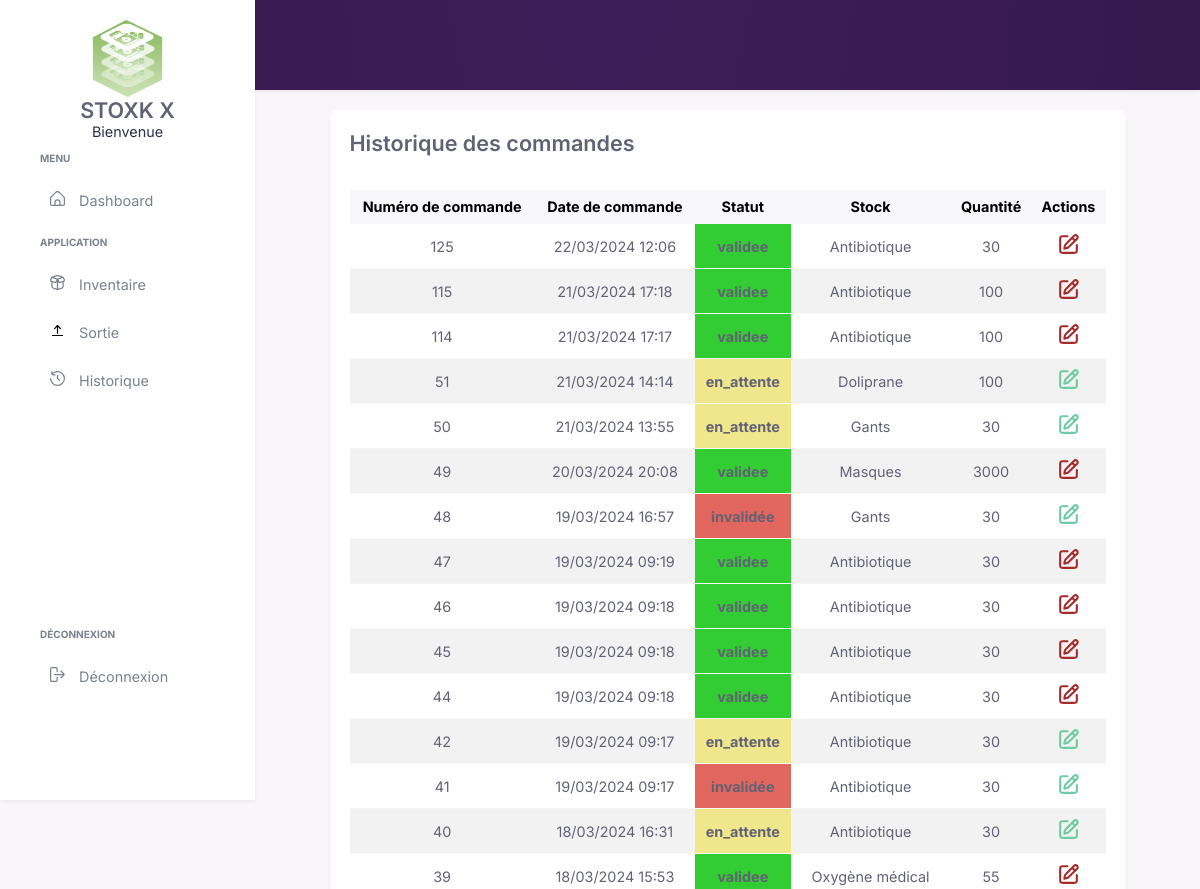
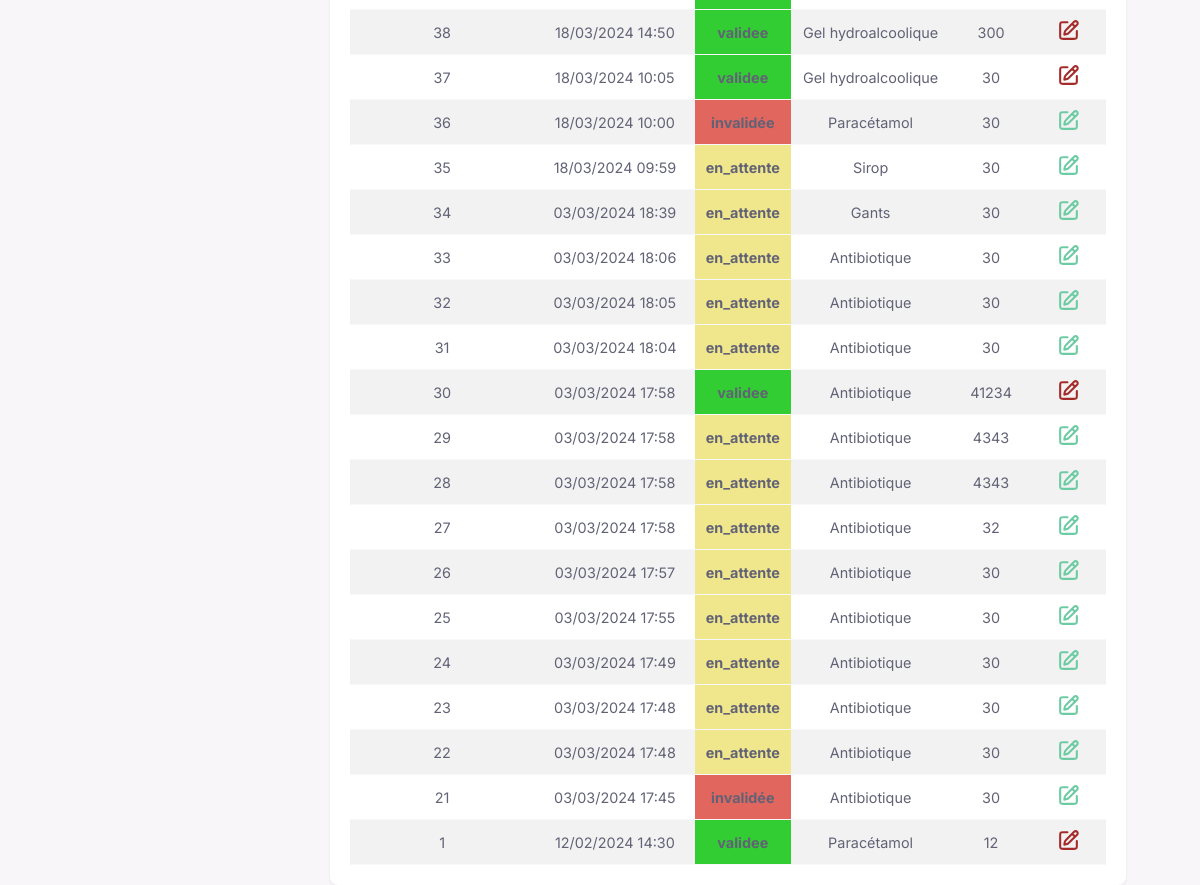
The page /Vues/v_listeCommande.php on the database its author committed (2 pictures, top to bottom).
### tables this page shows
CREATE TABLE `details_commande` (
  `id_commande` int(11) NOT NULL,
  `id_stock` int(11) NOT NULL,
  `quantite` int(11) DEFAULT NULL
);

CREATE TABLE `commandes` (
  `id_commande` int(11) NOT NULL,
  `id_utilisateur` int(11) DEFAULT NULL,
  `date_commande` datetime DEFAULT current_timestamp(),
  `statut` enum('en_attente','validee','invalidée') DEFAULT 'en_attente',
  `entree_sortie` enum('entree','sortie') DEFAULT NULL
);

CREATE TABLE `stocks` (
  `id_stock` int(11) NOT NULL,
  `nom` varchar(255) DEFAULT NULL,
  `description` varchar(255) DEFAULT NULL,
  `quantite_disponible` int(11) DEFAULT NULL,
  `type` enum('medicament','materiel') DEFAULT NULL
);

### API/database.php (called while the page is built, shortened)
<?php
class Database
{
    private  $host = 'localhost';
    private  $bdd = 'StockX';
    private  $user = 'root';
    private  $mdp = '';
    private  $handler;
    private  $statement;
    public function __construct()
    {
        $dsn = 'mysql:host=' . $this->host . ';dbname=' . $this->bdd;
        $options = array(
            PDO::ATTR_PERSISTENT => true,
            PDO::ATTR_ERRMODE => PDO::ERRMODE_EXCEPTION
        );
        try {
            $this->handler = new PDO($dsn, $this->user, $this->mdp, $options);
        } catch (PDOException $e) {
            $this->error = $e->getMessage();
        }
    }
    public function query($sql){
        return $this->statement = $this->handler->prepare($sql);
    }
    public function execute(){
        return $this->statement->execute();
    }
    public function resultSet(){
        $this->execute();
        return $this->statement->fetchAll(PDO::FETCH_OBJ);
    }
}
?>

### Controleur/commandes.php (called while the page is built, shortened)
<?php
$db = new Database();
class Commande{
    public function getHistoriqueCommandes() {
        global $db;
        $req = "SELECT c.id_commande, c.date_commande, c.statut, dc.id_stock, dc.quantite, s.nom AS nom_stock
                FROM commandes c
                INNER JOIN details_commande dc ON c.id_commande = dc.id_commande
                INNER JOIN stocks s ON dc.id_stock = s.id_stock
                WHERE entree_sortie = 'entree'
                ORDER BY c.date_commande DESC
                ";
        $db->query($req);
        return $db->resultSet();
    }
 }
?>

### Vues/v_listeCommande.php (the view, shortened to what this page needs)
<?php
include '../API/database.php';
include '../Controleur/commandes.php';
$db = new Database();
$commandAcces = new Commande();
$historiqueCommand = $commandAcces->getHistoriqueCommandes();
include 'modeles/v_entete.php';
include 'modeles/v_header.php';
?>
<main>
    <?php include "modeles/v_titrePage.php" ?>
    <div class="container">
        <div class="contenue effet-carte">
            <h2>Historique des commandes</h2><br><br>
            <table>
                <thead>
                    <tr>
                        <th>Numéro de commande</th>
                        <th>Date de commande</th>
                        <th>Statut</th>
                        <th>Stock</th>
                        <th>Quantité</th>
                        <th>Actions</th>
                    </tr>
                </thead>
                <tbody>
                    <?php foreach ($historiqueCommand as $command) : ?>
                        <tr>
                            <td><?php echo htmlspecialchars($command->id_commande); ?></td>
                            <td><?php echo htmlspecialchars(date('d/m/Y H:i', strtotime($command->date_commande))); ?></td>
                            <td class="<?php echo $command->statut == 'en_attente' ? 'en-attente' : ($command->statut == 'validee' ? 'validee' : ($command->statut == 'invalidée' ? 'invalidee' : '')); ?>">
                                <?php echo htmlspecialchars($command->statut); ?>
                            </td>
                            <td><?php echo htmlspecialchars($command->nom_stock); ?></td>
                            <td><?php echo htmlspecialchars($command->quantite); ?></td>
                            <td>
                                <?php if ($command->statut != 'validee') : ?>
                                    <a href="./v_listeCommandeUpdate.php?id_commande=<?php echo $command->id_commande?>&titre=Mise à jour commande&quantite=<?php echo $command->quantite?>&nom_stock=<?php echo $command->nom_stock?>">
                                        </a>
                                <?php else : ?>
                                    <span>
                                    </span>
                                <?php endif; ?>
                            </td>
                        </tr>
                    <?php endforeach; ?>
                </tbody>
            </table>
        </div>
    </div>
</main>
<?php
include 'modeles/v_pied.php';
?>

### CSS/generique.css (style rules this page uses)
:root { --font-family: "Inter", sans-serif; --body-bg: #f9f6fa; --Titre: #2d2d49bf; --text-Titre-secondaire:#959396; --text-primaire:#2d2d49; --header-dark-bg: radial-gradient(at 50% -20%, #3f1e59, #311748) fixed; --blue: #776acf; --btn-primary-hover-bg: #655ab0; --btn-primary-active-bg: #5f55a6; --dash1: #d0d4f5; --dash2: #f1f2fc; --dash3: #e5e8fa; --success: #6dcba3; --btn-hover-bg: #5dad8b; --btn-hover-border-color: #57a282; --btn-active-bg: #57a282; --red: #ff9999; --orange: #f1734f; --yellow: #f7cc53; --black: #000; --white: #fff; --bs-indigo: #564ab1; --bs-purple: #3966d7; --bs-secondary: #969ba5; --bs-teal: #050505; --bs-cyan: #5fd0f3; --bs-gray: #9295a4; --bs-gray-dark: #24243c; --bs-gray-100: #f8f9fa; --bs-gray-150: #f8f7fc; --bs-gray-200: #f4f5f6; --bs-gray-300: #eff0f2; --bs-gray-400: #e2e5e8; --bs-gray-500: #adb5bd; --bs-gray-600: #9295a4; --bs-gray-700: #2d2d49; --bs-gray-800: #24243c; --bs-gray-900: #1b1c31; --bs-primary: #776acf; --bs-secondary: #969ba5; --bs-info: #5fd0f3; --bs-warning: #f7cc53; --bs-danger: #e1665d; --bs-danger-hover: #d4554c; --bs-danger-border-color: #bb4c44; --bs-light: #f8f7fc; --bs-dark: #24243c; --bs-purple: #3966d7; --bs-success-text-emphasis: #2c5141; --bs-info-text-emphasis: #265361; --bs-warning-text-emphasis: #635221; --bs-danger-text-emphasis: #5a2925; --bs-light-text-emphasis: #2d2d49; --bs-dark-text-emphasis: #2d2d49; --bs-primary-bg-subtle: #e4e1f5; --bs-secondary-bg-subtle: #eaebed; --bs-success-bg-subtle: #e2f5ed; --bs-info-bg-subtle: #dff6fd; --bs-warning-bg-subtle: #fdf5dd; --bs-danger-bg-subtle: #f9e0df; --bs-light-bg-subtle: #fcfcfd; --bs-dark-bg-subtle: #e2e5e8; --bs-primary-border-subtle: #c9c3ec; --bs-secondary-border-subtle: #d5d7db; --bs-success-border-subtle: #c5eada; --bs-info-border-subtle: #bfecfa; --bs-warning-border-subtle: #fcebba; --bs-danger-border-subtle: #f3c2be; --bs-light-border-subtle: #f4f5f6; --bs-dark-border-subtle: #adb5bd; --bs-gradient: linear-gradient(180deg, rgba(255, 255, 255, 0.15), rgba(255, 255, 255, 0)); --link-color: #776acf; --link-hover-color: #5f55a6; --border-width: 1px; --border-style: solid; --border-color: #eff0f2; --border-color-translucent: rgba(0, 0, 0, 0.175); --box-shadow: 0 2px 3px rgba(36, 36, 60, 0.06); --box-shadow-sm: 0 0.125rem 0.25rem rgba(0, 0, 0, 0.075); --box-shadow-lg: 0 5px 6px rgba(36, 36, 60, 0.1); --box-shadow-inset: inset 0 1px 2px rgba(0, 0, 0, 0.075); }
body { margin: 0; padding: 0; font-family: var(--font-family); background-color: var(--body-bg); color: var(--text-primaire); font-size: 0.9rem; }
main { margin-left: 255px; }
h1,h2,h3,h4,h5,h6 { color: var(--Titre); font-weight: 600; font-family: var(--font-family); margin: 0; }
a { text-decoration: none; }

### CSS/stock.css (style rules this page uses)
.container { display: flex; justify-content: center; }
.contenue { width: 80%; }
table { border-collapse: collapse ; width: 100%; }
tbody, td, tfoot, th, thead, tr { border-color: inherit; border-style: solid; border-width: 0; }
th { color: black; border-bottom-width: 1px; border-color: #F8F7FC; text-align: center; padding: 8px; }
td { border-bottom-width: 1px; border-color: #F8F7FC; color :#626276; text-align: center; padding: 8px; }
th { background-color: #F8F7FC; }
tr:nth-child(even) { background-color: #f2f2f2; }
.effet-carte { background-color: #ffffff; border-radius: 8px; box-shadow: 0 2px 3px rgba(36,36,60,.06); padding: 20px; }

### CSS/commande.css (style rules this page uses)
.invalidee, .invalidée { background-color: var(--bs-danger) !important; font-weight: bold; }
.en-attente, .en_attente { background-color: #F0E68C !important; font-weight: bold; }
.validee { background-color: #32CD32 !important; font-weight: bold; }

### rows shown on the page
details_commande: id_commande.id_commande "125", id_commande.date_commande "22/03/2024 12:06", id_commande.statut "validee", id_stock.nom "Antibiotique", quantite "30"
details_commande: id_commande.id_commande "115", id_commande.date_commande "21/03/2024 17:18", id_commande.statut "validee", id_stock.nom "Antibiotique", quantite "100"
details_commande: id_commande.id_commande "114", id_commande.date_commande "21/03/2024 17:17", id_commande.statut "validee", id_stock.nom "Antibiotique", quantite "100"
details_commande: id_commande.id_commande "51", id_commande.date_commande "21/03/2024 14:14", id_commande.statut "en_attente", id_stock.nom "Doliprane", quantite "100"
details_commande: id_commande.id_commande "50", id_commande.date_commande "21/03/2024 13:55", id_commande.statut "en_attente", id_stock.nom "Gants", quantite "30"
details_commande: id_commande.id_commande "49", id_commande.date_commande "20/03/2024 20:08", id_commande.statut "validee", id_stock.nom "Masques", quantite "3000"
details_commande: id_commande.id_commande "48", id_commande.date_commande "19/03/2024 16:57", id_commande.statut "invalidée", id_stock.nom "Gants", quantite "30"
details_commande: id_commande.id_commande "47", id_commande.date_commande "19/03/2024 09:19", id_commande.statut "validee", id_stock.nom "Antibiotique", quantite "30"
details_commande: id_commande.id_commande "46", id_commande.date_commande "19/03/2024 09:18", id_commande.statut "validee", id_stock.nom "Antibiotique", quantite "30"
details_commande: id_commande.id_commande "45", id_commande.date_commande "19/03/2024 09:18", id_commande.statut "validee", id_stock.nom "Antibiotique", quantite "30"
details_commande: id_commande.id_commande "44", id_commande.date_commande "19/03/2024 09:18", id_commande.statut "validee", id_stock.nom "Antibiotique", quantite "30"
details_commande: id_commande.id_commande "42", id_commande.date_commande "19/03/2024 09:17", id_commande.statut "en_attente", id_stock.nom "Antibiotique", quantite "30"
details_commande: id_commande.id_commande "41", id_commande.date_commande "19/03/2024 09:17", id_commande.statut "invalidée", id_stock.nom "Antibiotique", quantite "30"
details_commande: id_commande.id_commande "40", id_commande.date_commande "18/03/2024 16:31", id_commande.statut "en_attente", id_stock.nom "Antibiotique", quantite "30"
details_commande: id_commande.id_commande "39", id_commande.date_commande "18/03/2024 15:53", id_commande.statut "validee", id_stock.nom "Oxygène médical", quantite "55"
details_commande: id_commande.id_commande "38", id_commande.date_commande "18/03/2024 14:50", id_commande.statut "validee", id_stock.nom "Gel hydroalcoolique", quantite "300"
details_commande: id_commande.id_commande "37", id_commande.date_commande "18/03/2024 10:05", id_commande.statut "validee", id_stock.nom "Gel hydroalcoolique", quantite "30"
details_commande: id_commande.id_commande "36", id_commande.date_commande "18/03/2024 10:00", id_commande.statut "invalidée", id_stock.nom "Paracétamol", quantite "30"
details_commande: id_commande.id_commande "35", id_commande.date_commande "18/03/2024 09:59", id_commande.statut "en_attente", id_stock.nom "Sirop", quantite "30"
details_commande: id_commande.id_commande "34", id_commande.date_commande "03/03/2024 18:39", id_commande.statut "en_attente", id_stock.nom "Gants", quantite "30"
details_commande: id_commande.id_commande "33", id_commande.date_commande "03/03/2024 18:06", id_commande.statut "en_attente", id_stock.nom "Antibiotique", quantite "30"
details_commande: id_commande.id_commande "32", id_commande.date_commande "03/03/2024 18:05", id_commande.statut "en_attente", id_stock.nom "Antibiotique", quantite "30"
details_commande: id_commande.id_commande "31", id_commande.date_commande "03/03/2024 18:04", id_commande.statut "en_attente", id_stock.nom "Antibiotique", quantite "30"
details_commande: id_commande.id_commande "30", id_commande.date_commande "03/03/2024 17:58", id_commande.statut "validee", id_stock.nom "Antibiotique", quantite "41234"
details_commande: id_commande.id_commande "29", id_commande.date_commande "03/03/2024 17:58", id_commande.statut "en_attente", id_stock.nom "Antibiotique", quantite "4343"
details_commande: id_commande.id_commande "28", id_commande.date_commande "03/03/2024 17:58", id_commande.statut "en_attente", id_stock.nom "Antibiotique", quantite "4343"
details_commande: id_commande.id_commande "27", id_commande.date_commande "03/03/2024 17:58", id_commande.statut "en_attente", id_stock.nom "Antibiotique", quantite "32"
details_commande: id_commande.id_commande "26", id_commande.date_commande "03/03/2024 17:57", id_commande.statut "en_attente", id_stock.nom "Antibiotique", quantite "30"
details_commande: id_commande.id_commande "25", id_commande.date_commande "03/03/2024 17:55", id_commande.statut "en_attente", id_stock.nom "Antibiotique", quantite "30"
details_commande: id_commande.id_commande "24", id_commande.date_commande "03/03/2024 17:49", id_commande.statut "en_attente", id_stock.nom "Antibiotique", quantite "30"
details_commande: id_commande.id_commande "23", id_commande.date_commande "03/03/2024 17:48", id_commande.statut "en_attente", id_stock.nom "Antibiotique", quantite "30"
details_commande: id_commande.id_commande "22", id_commande.date_commande "03/03/2024 17:48", id_commande.statut "en_attente", id_stock.nom "Antibiotique", quantite "30"
details_commande: id_commande.id_commande "21", id_commande.date_commande "03/03/2024 17:45", id_commande.statut "invalidée", id_stock.nom "Antibiotique", quantite "30"
details_commande: id_commande.id_commande "1", id_commande.date_commande "12/02/2024 14:30", id_commande.statut "validee", id_stock.nom "Paracétamol", quantite "12"
